Frame 1 (no input): blank canvas, image omitted
Frame 60 (the mouse pressed at the canvas centre just before this capture): blank canvas, image omitted
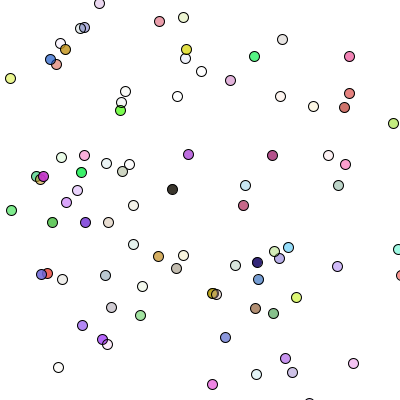
Frame 120 (the mouse held since frame 60 and released just before this capture)

The Processing sketch whose frames 1 and 60 were blank and that drew this single picture after the mouse press (run headless with seeded random() and noise(); from frame 60 on, the mouse is pressed at the canvas centre):

// Processing sketch: processing_61074
// ── processing_61074.pde

DrawBall[] balls= new DrawBall[100];


//DrawBall ball1;
//DrawBall ball2;

void setup(){
  size (400, 400);
  
  for(int i = 0; i<balls. length; i++){
    DrawBall ball = new DrawBall(color(random(255),random(255),random(255),random(255)), random(1,5), random(width), random(height));
     balls[i] = ball; 
  }
}
 // ball1 = new DrawBall(color(255, 100, 0), 1.5, random(width), random(height));
 // ball2 = new DrawBall(color(155, 200, 100), 3, random(width), random(height));



void draw() {
  background(255);
  
  if(mousePressed){
  
  for(int i =0; i<balls.length; i++){
    balls[i].render();
  }
  //ball1.render();
  //ball2.render();

}
}


class DrawBall {
  color c;
  float sp;
  float x;
  float y;
  float x2;
  float y2;
  

  DrawBall(color _c, float _sp, float _x, float _y) {
    c = _c;
    sp = _sp;
    x = _x;
    y = _y;
  }
  
  void rot(){
    x2 = x + 50*cos(radians(frameCount*sp));
    y2 = y + 50*sin(radians(frameCount*sp));
  }

  void render() {
    rot();
    fill(c);
    ellipse(x2, y2, 10, 10);
  }
}
